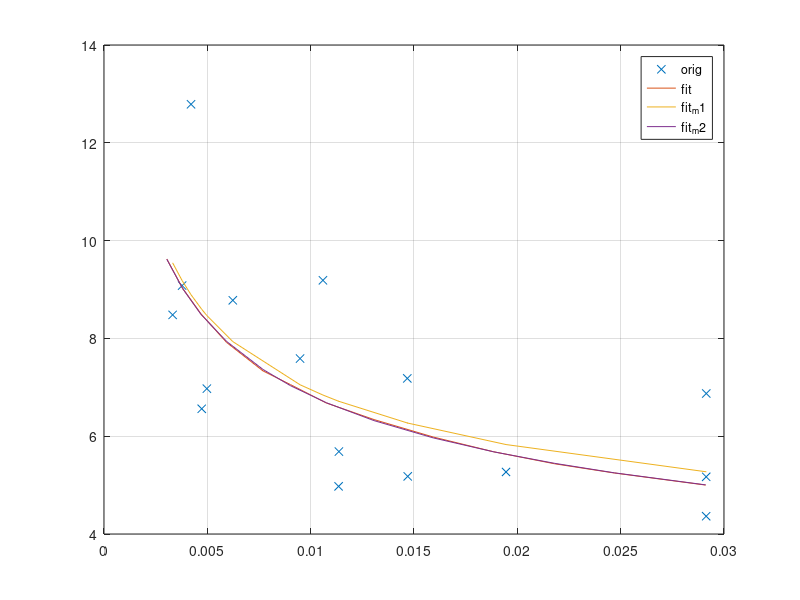

Here is the MATLAB script that generated this plot:
clear;

meas=[3.320818030695481, 8.481076274790274
3.7806007654540537, 9.080040205667451
4.210925116944368, 12.787636757258284
4.728116905709978, 6.560722155642324
4.976866277496425, 6.97255190010438
6.232373294158581, 8.778884292728186
9.487060733753431, 7.587714075849538
10.593420187884176, 9.188147059960569
11.365090656048245, 5.6857927088568445
11.350941353848532, 4.974191054238991
14.695790002706152, 5.178095643097384
14.67598097962655, 7.181853326632389
19.452414273011946, 5.268759423203308
29.142598677852085, 6.873197510341361
29.13837708276955, 5.16908029535702
29.136382263115166, 4.363838094869912
];

x = meas(:,1)/1000;
y = meas(:,2);

fitted=[3.0387598097962663,9.623574438473732
3.805234468627982,9.023845053543123
4.695759075269649,8.498944601229367
5.932964781381683,7.917647968454014
7.6904008968956585,7.33602659759539
9.027440368036492,7.054293114779449
10.760613909614566,6.678679398461361
13.06365639618046,6.340163142227549
15.936428654269916,5.9825646576719365
18.85888583910001,5.681114934085901
21.80625507403255,5.435829435187692
24.704217729152973,5.24675455213206
29.113186685738583,5.000556693857037];

x_fit = fitted(:,1)/1000;
y_fit = fitted(:,2);

% fitting to original a*x^c+b
%        a =       0.915  (-14.28, 16.11)
%        b =     -0.3731  (-2.611, 1.865)
%        c =        1.85  (-29.35, 33.05)

% fitting to fitted a*x^c+b, R2=1
%        a =       1.931  (1.559, 2.304)
%        b =     -0.2807  (-0.3039, -0.2575)
%        c =     -0.2062  (-0.8024, 0.39)

a_m1 = 0.915;
b_m1 = -0.3731;
c_m1 = 1.85;
y_fit_m1 = a_m1*x.^b_m1 + c_m1;

a_m2 = 1.931;
b_m2 = -0.2807;
c_m2 = -0.2062;
y_fit_m2 = a_m2*x_fit.^b_m2 + c_m2;

figure;
plot(x,y,'x');
hold on; grid on;
plot(x_fit,y_fit);
plot(x,y_fit_m1);
plot(x_fit,y_fit_m2);
legend('orig','fit','fit_m1','fit_m2');

